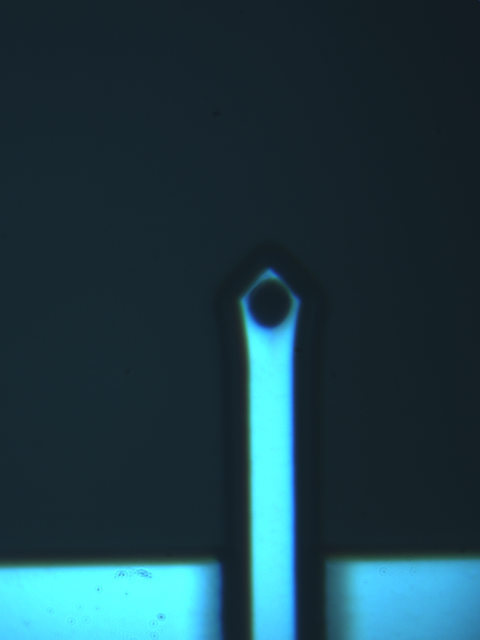
#> input picture templates/NSC19_B616_1_b4c.png, 960 x 1280 px (shown at 1/2 size)
$ python template_maker_NSC19.py   (Python 2 division)
#> lines starting #> are read from the running program, lines starting #| are printed output that depends on the picture
import numpy as np
import pandas as pd
import os
import matplotlib.pyplot as plt
from scipy.optimize import curve_fit
import cv2
from time import sleep
from skimage import img_as_ubyte
from copy import deepcopy

def rotateImage(image, angle):#parameter angel in degrees
    #print image[0]
    angle=float(angle)
    height,width=image.shape[0],image.shape[1]
    newwidth=float(width)*np.cos(angle/180*np.pi)+float(height)*np.sin(angle/180*np.pi)
    borderw= int(np.abs((newwidth-float(width))/2))
    newheight=float(height)*np.cos(angle/180*np.pi)+float(width)*np.sin(angle/180*np.pi)
    borderh= int(np.abs((newheight-float(height))/2))
    image_ = cv2.copyMakeBorder(image,borderh,borderh,borderw,borderw, cv2.BORDER_REPLICATE)
    height_, width_= image_.shape[0],image_.shape[1]
    image_center = (width/2+borderw, height/2+borderh)#rotation center
    rot_mat = cv2.getRotationMatrix2D(image_center,angle, 1)
    result = cv2.warpAffine(image_, rot_mat, (width_,height_), flags=cv2.INTER_LINEAR)
    result= result[borderh:height_-borderh,borderw:width_-borderw]
    return result


im = cv2.imread("NSC19_B616_1_b4c.png")
#> im is the input picture: shape (1280, 960, 3); mean B, G, R 71.1, 61.1, 29.7
img = cv2.cvtColor(im, cv2.COLOR_BGR2GRAY)
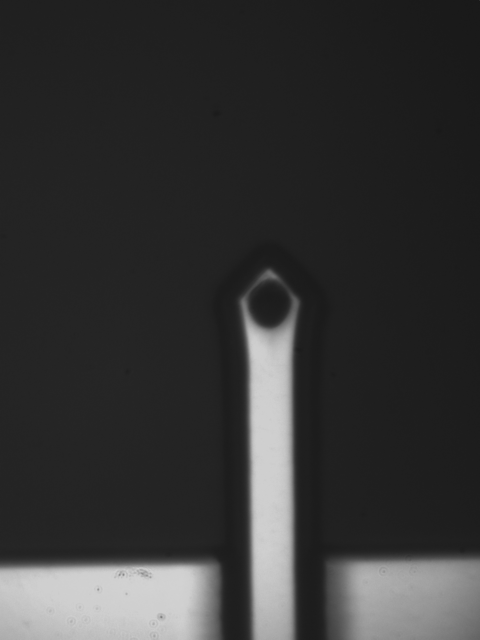
#> img: shape (1280, 960) (shown at 1/2 size); min 23, max 211, mean 52.9
h,w = img.shape[:2]
#> h = 1280; w = 960

bkg =  np.array([np.mean(im[:h/7,:,0]), np.mean(im[:h/7,:,1]), np.mean(im[:h/7,:,2])])
#> bkg = [40.89, 33.7, 20.32]
img_contrast =  np.sum(np.abs(im-bkg), axis=2)
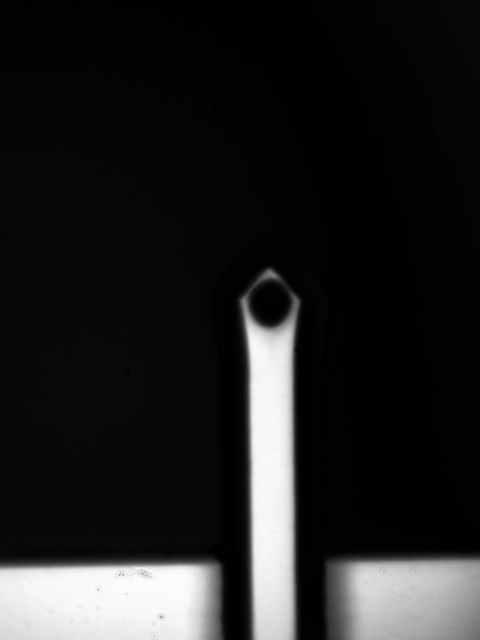
#> img_contrast: shape (1280, 960) float64 (shown at 1/2 size); min 0.728, max 524.1, mean 69.8; drawn with min black and max white
img_contrast /= np.max(img_contrast)
img_contrast = img_as_ubyte(img_contrast)
img_contrast_rot = rotateImage(img_as_ubyte(img_contrast), -1.0)
#> in rotateImage, `result = cv2.warpAffine(image_, rot_mat, (width_,height_), flags=cv2.I..`:
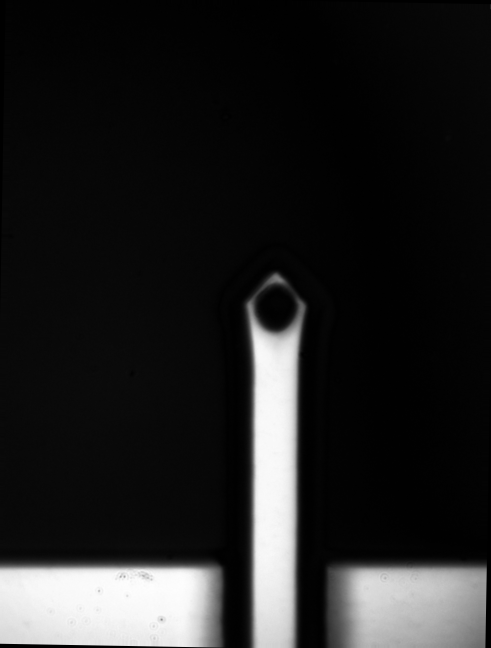
#> result: shape (1296, 982) (shown at 1/2 size); min 0, max 255, mean 33.8
#> in rotateImage, `result= result[borderh:height_-borderh,borderw:width_-borderw]`:
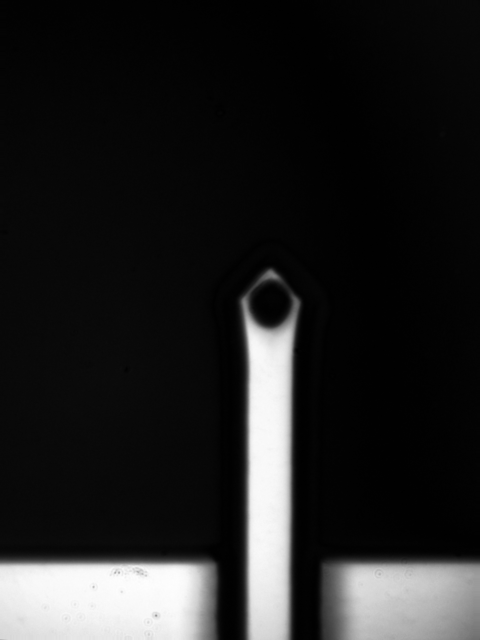
#> result: shape (1280, 960) (shown at 1/2 size); min 0, max 255, mean 33.9

plt.imshow(img_contrast_rot)
plt.show()
plt.clf()

tl = np.array([360,420])
br = tl + np.array([360,480])
plt.imsave('NSC19_template.png', img_contrast_rot[tl[1]:br[1],tl[0]:br[0]], cmap=plt.cm.gray)
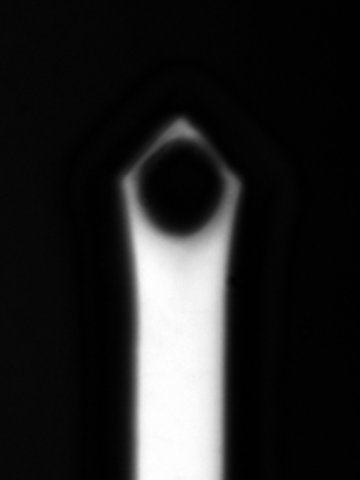
#> saved as NSC19_template.png: shape (480, 360, 3); min 0, max 255, mean 36.2

cv2.rectangle(img_contrast_rot,(tl[0],tl[1]), (br[0],br[1]), 255, 5)
cv2.circle(img_contrast_rot,(tl[0]+180,tl[1]+240), 10, (255), 10)
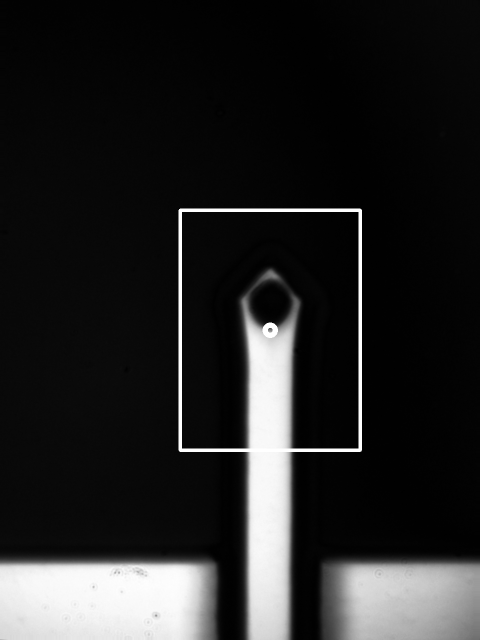
#> img_contrast_rot: shape (1280, 960) (shown at 1/2 size); min 0, max 255, mean 36.3

plt.imshow(img_contrast_rot)
plt.show()
plt.clf()

plt.imshow(img_contrast_rot[tl[1]:br[1],tl[0]:br[0]])
plt.show()
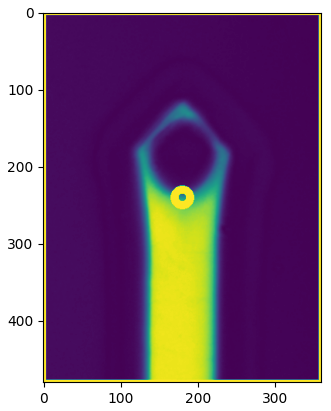
#> figure drawn by matplotlib, 1 panel
plt.clf()

$ run again, with templates/B640_ScubaE_C2.png copied over templates/NSC19_B616_1_b4c.png
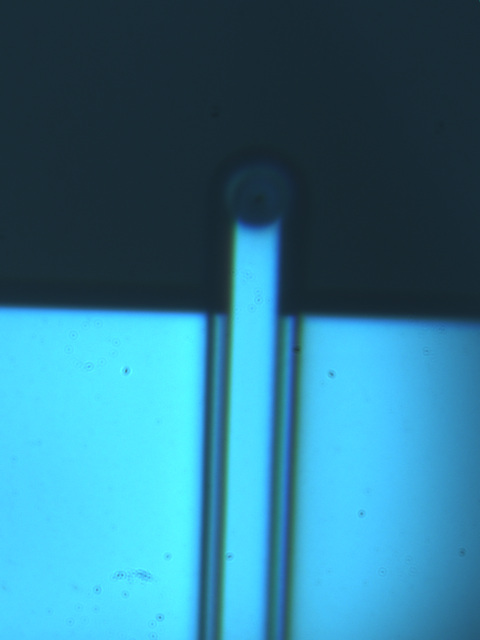
#> input picture templates/B640_ScubaE_C2.png, 960 x 1280 px (shown at 1/2 size)
#> im is the input picture: shape (1280, 960, 3); mean B, G, R 144.9, 119.6, 47.8
#> `img = cv2.cvtColor(im, cv2.COLOR_BGR2GRAY)`:
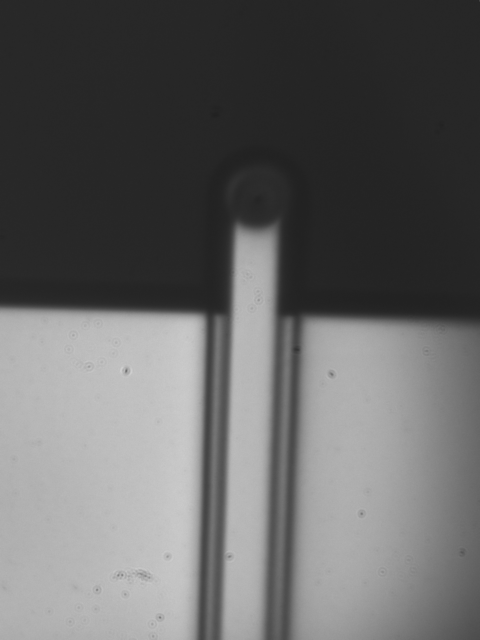
#> img: shape (1280, 960) (shown at 1/2 size); min 32, max 207, mean 101
#> bkg = [53.49, 43.24, 24.1]
#> `plt.show()`:
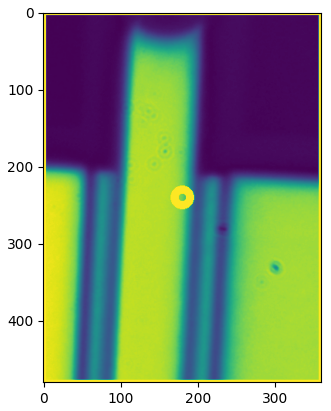
#> figure drawn by matplotlib, 1 panel
